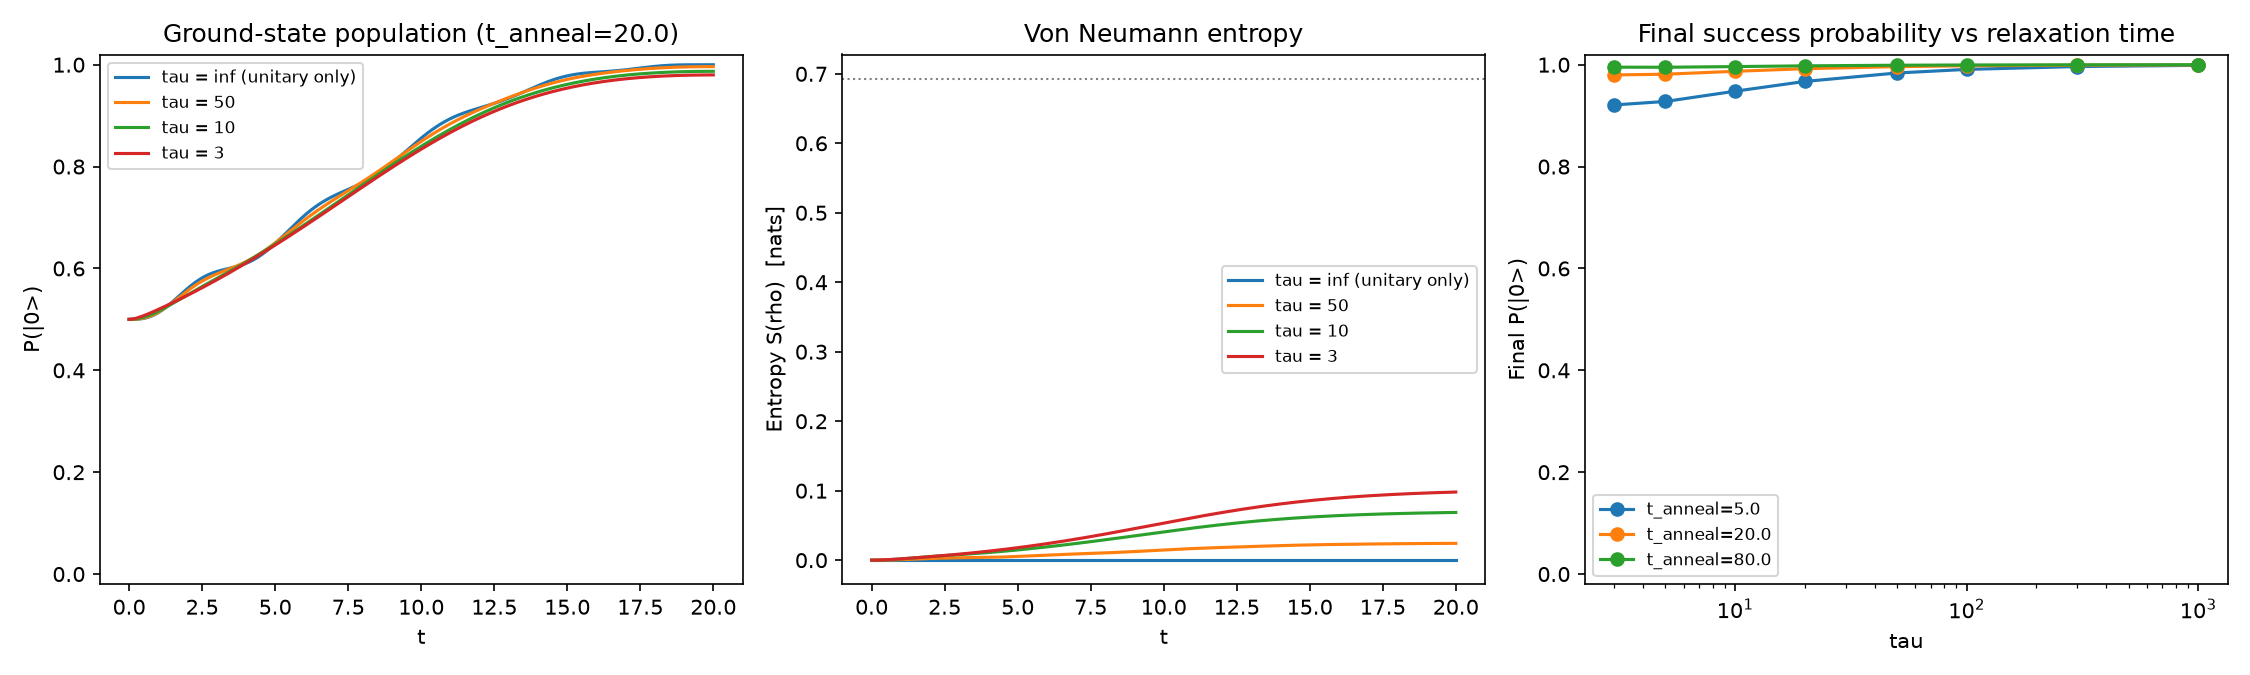

This figure's Python source:
"""
1-qubit quantum annealing, simulated with SEAQT dynamics.

Setup (the textbook single-qubit annealing problem):

    H(s) = (1 - s) * H_driver + s * H_problem,   s = t / t_anneal in [0, 1]

    H_driver  = -Delta * sigma_x    (ground state: |+> = (|0>+|1>)/sqrt(2))
    H_problem = -h     * sigma_z    (ground state: |0>, for h > 0)

The qubit starts in the ground state of H_driver and the schedule slowly
rotates the Hamiltonian to H_problem. In ordinary (unitary-only) adiabatic
quantum annealing, a slow enough schedule keeps the system in the
instantaneous ground state, ending in |0> with high probability. SEAQT adds
a steepest-entropy-ascent dissipator that relaxes the state toward the
instantaneous maximum-entropy state at fixed energy, at rate 1/tau. This
script compares several tau values (including tau = inf, i.e. the ordinary
unitary case) and several anneal times, and plots:

  1. Ground-state (|0>) population vs. time, for each tau
  2. von Neumann entropy vs. time, for each tau
  3. Final success probability vs. tau, for a couple of anneal times

Run:  python examples/one_qubit_anneal.py
"""
from __future__ import annotations

import os
import sys

import numpy as np
import matplotlib.pyplot as plt

sys.path.insert(0, os.path.dirname(os.path.dirname(os.path.abspath(__file__))))
from seaqt import evolve, entropy, hermitize  # noqa: E402

# --- Pauli matrices ---
sx = np.array([[0, 1], [1, 0]], dtype=complex)
sz = np.array([[1, 0], [0, -1]], dtype=complex)
I2 = np.eye(2, dtype=complex)

# --- Problem definition ---
DELTA = 1.0     # driver strength
BIAS = 1.0      # problem bias h (ground state is |0> for h > 0)
H_DRIVER = -DELTA * sx
H_PROBLEM = -BIAS * sz


def make_hamiltonian(t_anneal: float):
    def H(t):
        s = np.clip(t / t_anneal, 0.0, 1.0)
        return (1 - s) * H_DRIVER + s * H_PROBLEM
    return H


def ground_state(h: np.ndarray) -> np.ndarray:
    """Pure-state density matrix of H's lowest eigenvector."""
    w, v = np.linalg.eigh(h)
    psi = v[:, np.argmin(w)]
    return np.outer(psi, psi.conj())


def run(t_anneal: float, tau: float, n_points: int = 400):
    rho0 = ground_state(H_DRIVER)  # start in the driver ground state, |+>
    H = make_hamiltonian(t_anneal)
    res = evolve(rho0, hamiltonian=H, tau=tau, t_span=(0, t_anneal), n_points=n_points)
    p0 = np.array([np.real(r[0, 0]) for r in res.rho])   # population in |0>
    ent = np.array([entropy(r) for r in res.rho])
    return res.t, p0, ent


def main():
    t_anneal_demo = 20.0
    taus = [np.inf, 50.0, 10.0, 3.0]
    labels = {np.inf: "tau = inf (unitary only)", 50.0: "tau = 50", 10.0: "tau = 10", 3.0: "tau = 3"}

    fig, axes = plt.subplots(1, 3, figsize=(15, 4.5))

    print(f"=== 1-qubit SEAQT annealing demo (t_anneal = {t_anneal_demo}) ===")
    print(f"{'tau':>18} | {'P(|0>) final':>14} | {'entropy final':>14}")
    for tau in taus:
        t, p0, ent = run(t_anneal_demo, tau)
        axes[0].plot(t, p0, label=labels[tau])
        axes[1].plot(t, ent, label=labels[tau])
        print(f"{labels[tau]:>18} | {p0[-1]:14.4f} | {ent[-1]:14.4f}")

    axes[0].set_xlabel("t")
    axes[0].set_ylabel("P(|0>)")
    axes[0].set_title(f"Ground-state population (t_anneal={t_anneal_demo})")
    axes[0].legend(fontsize=8)
    axes[0].set_ylim(-0.02, 1.02)

    axes[1].set_xlabel("t")
    axes[1].set_ylabel("Entropy S(rho)  [nats]")
    axes[1].set_title("Von Neumann entropy")
    axes[1].legend(fontsize=8)
    axes[1].axhline(np.log(2), color="gray", linestyle=":", linewidth=1, label="ln 2")

    # --- Sweep: final success probability vs tau, for a couple of anneal times ---
    print("\n=== Final P(|0>) vs tau, for different anneal times ===")
    tau_sweep = [3.0, 5.0, 10.0, 20.0, 50.0, 100.0, 300.0, 1000.0]
    for t_anneal in [5.0, 20.0, 80.0]:
        finals = []
        for tau in tau_sweep:
            _, p0, _ = run(t_anneal, tau, n_points=200)
            finals.append(p0[-1])
        axes[2].plot(tau_sweep, finals, marker="o", label=f"t_anneal={t_anneal}")
        print(f"t_anneal={t_anneal:>6}: " + ", ".join(f"{v:.3f}" for v in finals))

    # unitary (tau=inf) reference line per anneal time, from a direct run
    axes[2].set_xscale("log")
    axes[2].set_xlabel("tau")
    axes[2].set_ylabel("Final P(|0>)")
    axes[2].set_title("Final success probability vs relaxation time")
    axes[2].legend(fontsize=8)
    axes[2].set_ylim(-0.02, 1.02)

    fig.tight_layout()
    out_path = os.path.join(os.path.dirname(os.path.abspath(__file__)), "one_qubit_anneal.png")
    fig.savefig(out_path, dpi=150)
    print(f"\nSaved plot to {out_path}")


if __name__ == "__main__":
    main()
